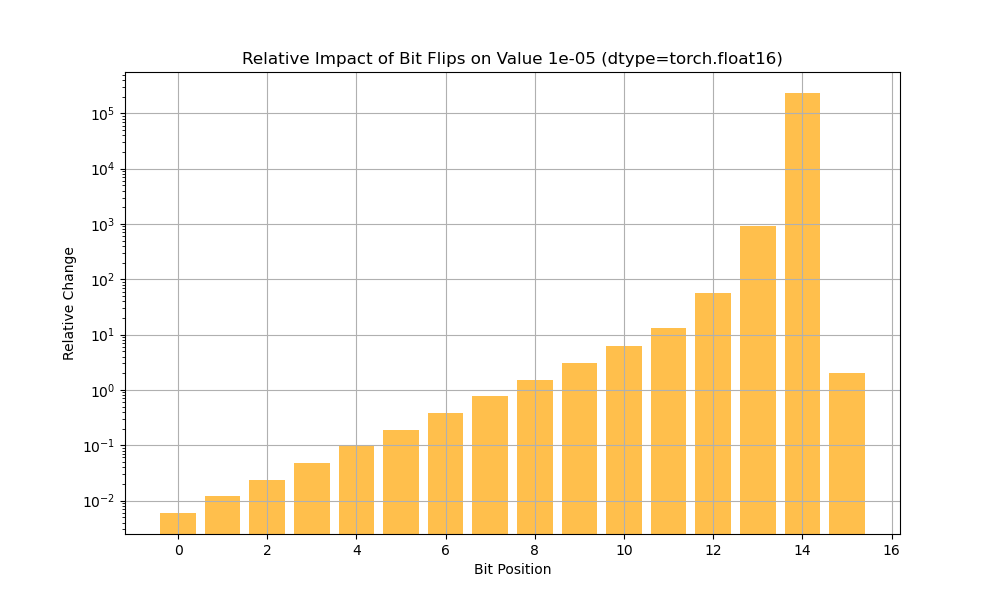

Reproduce this figure in Python.
import numpy as np
import matplotlib.pyplot as plt
import torch as th

def test_all_bit_flips(val, dtype=th.float32):
    """
    Test all possible bit flips for a given value and visualize the impact.
    
    Parameters:
    -----------
    val : float or int
        The value to test for all bit flips.
    dtype : torch.dtype
        The data type of the value (e.g., th.float32, th.float16, th.int8).
    
    Returns:
    --------
    bit_positions : List of bit positions (0, 1, ..., bit_width - 1)
    abs_changes : List of absolute changes for each bit flip
    rel_changes : List of relative changes for each bit flip
    """
    # Map PyTorch dtype to NumPy dtype and bit width
    dtype_map = {
        th.float32: (np.float32, np.uint32, 32),
        th.float64: (np.float64, np.uint64, 64),
        th.float16: (np.float16, np.uint16, 16),
        th.int8:    (np.int8, np.uint8, 8),
        th.int16:   (np.int16, np.uint16, 16),
        th.int32:   (np.int32, np.uint32, 32),
        th.int64:   (np.int64, np.uint64, 64),
    }
    
    if dtype not in dtype_map:
        raise ValueError(f"Unsupported dtype: {dtype}")
    
    np_dtype, np_unsigned, bit_width = dtype_map[dtype]
    
    # Convert the value to NumPy dtype
    val_np = np.array(val, dtype=np_dtype)
    
    # View the bits as an unsigned integer
    val_bits = np.frombuffer(val_np.tobytes(), dtype=np_unsigned)[0]
    
    # Initialize results
    bit_positions = list(range(bit_width))
    abs_changes = []
    rel_changes = []
    
    # Test each bit flip
    for bit_position in bit_positions:
        # Flip the bit
        flipped_bits = val_bits ^ (np_unsigned(1) << np_unsigned(bit_position))
        
        # Convert back to the original type
        flipped_val = np.frombuffer(np.array(flipped_bits, dtype=np_unsigned).tobytes(), dtype=np_dtype)[0]
        
        # Compute the changes
        original = val_np.item()
        flipped = flipped_val.item()
        abs_change = abs(flipped - original)
        rel_change = abs_change / abs(original) if original != 0 else float('inf')
        print(flipped, rel_change)
        abs_changes.append(abs_change)
        rel_changes.append(rel_change)
    
    return bit_positions, abs_changes, rel_changes

def visualize_bit_flips(val, dtype=th.float32):
    """
    Visualize the impact of flipping each bit on the given value.
    """
    # Test all bit flips
    bit_positions, abs_changes, rel_changes = test_all_bit_flips(val, dtype)
    
    # Plot absolute changes
    plt.figure(figsize=(10, 6))
    plt.bar(bit_positions, abs_changes, color='blue', alpha=0.7)
    plt.xlabel("Bit Position")
    plt.ylabel("Absolute Change")
    plt.title(f"Impact of Bit Flips on Value {val} (dtype={dtype})")
    plt.grid(True)
    plt.show()
    
    # Plot relative changes
    plt.figure(figsize=(10, 6))
    plt.bar(bit_positions, rel_changes, color='orange', alpha=0.7)
    plt.xlabel("Bit Position")
    plt.ylabel("Relative Change")
    plt.title(f"Relative Impact of Bit Flips on Value {val} (dtype={dtype})")
    plt.grid(True)
    plt.yscale("log")  # Log scale for better visualization of large changes
    # plt.show()
    plt.savefig('bit_flip_analysis.png')

# Example usage
visualize_bit_flips(1e-5, dtype=th.float16)
